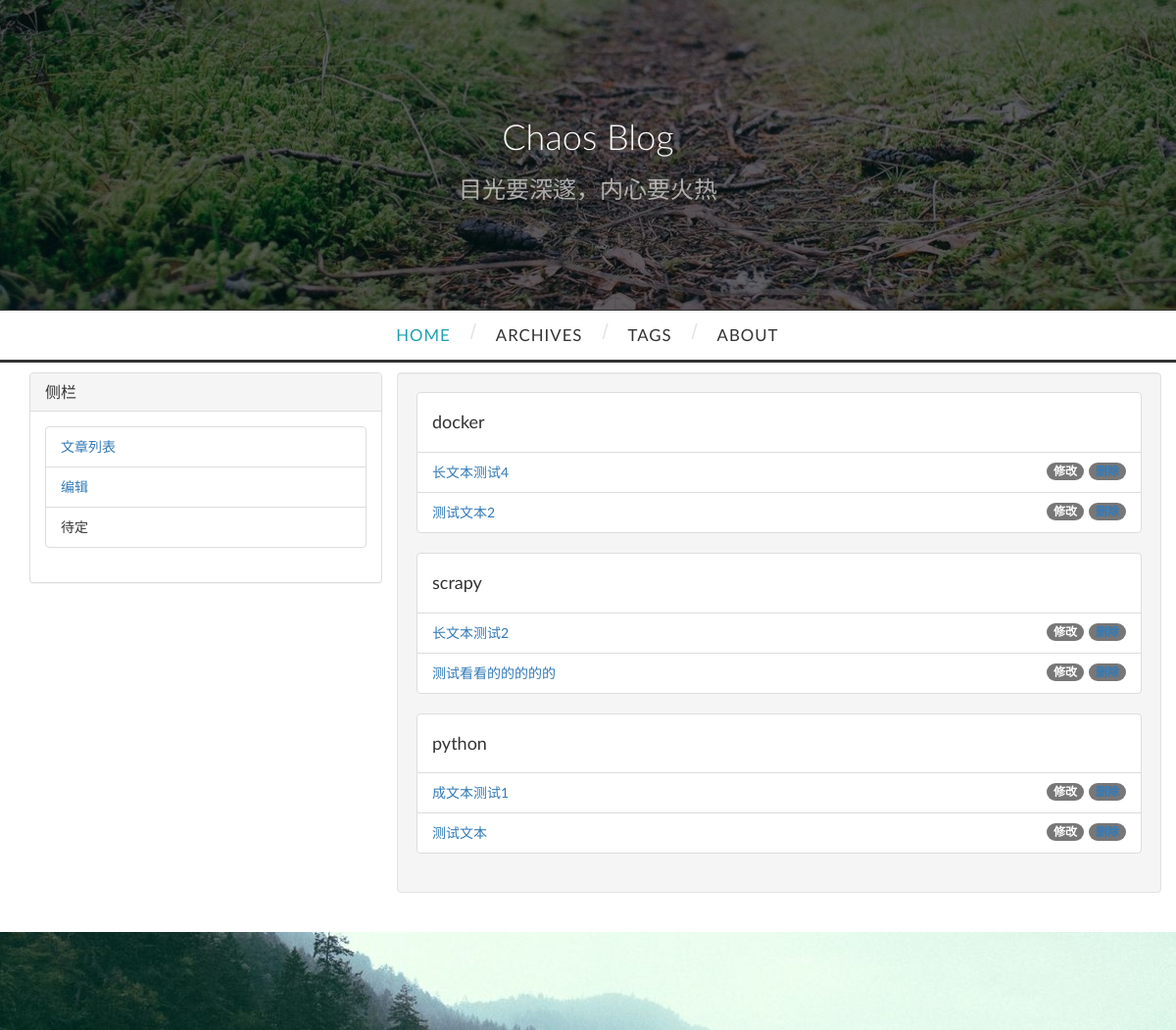
/admin/topicList (signed in), run on an earlier commit of the app's database.
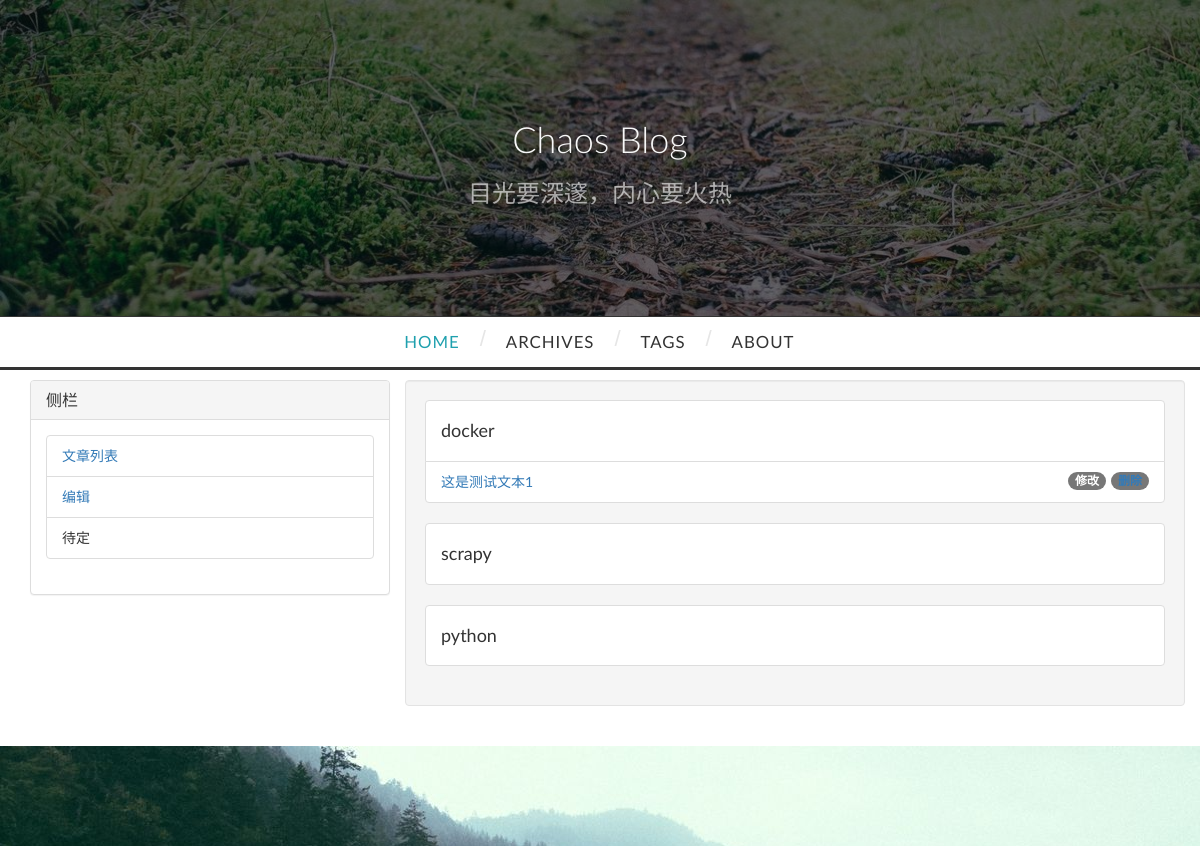
And on a later commit of the database.
### models/tags.py (models this page shows, shortened)
class Tags(db.Model):
	__tablename__ = 'tags'
	id = db.Column(db.Integer, primary_key=True)
	tag_name = db.Column(db.String(20))
	topic = db.relationship(
		'Topics',
		backref='tag',
		lazy='dynamic',
	)

### models/topic.py (models this page shows, shortened)
class Topics(db.Model):
	__tablename__ = 'topics'
	title = db.Column(db.String(50))
	id = db.Column(db.Integer, primary_key=True)
	content = db.Column(db.Text)
	author_id = db.Column(db.Integer)
	tag_id = db.Column(db.Integer, db.ForeignKey('tags.id'))
	pic_url = db.Column(db.String(200))
	createTime = db.Column(db.DateTime)

### view_fun/admin.py (the view)
@admin_blueprint.route('/topicList', methods=['GET'])
@login_required
def topicList():
	t = Tags()
	tagList = t.query.all()
	return render_template('admin/topicList.html', tagList=tagList)

### app.py (called while the page is built)
def createApp():
	app = Flask(__name__)
	sysstr = platform.system()
	if sysstr == 'Linux':
		app.config.from_object(ProdConfig)
	else:
		app.config.from_object(DevConfig)
	Bootstrap(app)
	db.init_app(app)
	login_opt.init_app(app)
	app.register_blueprint(index)
	app.register_blueprint(admin)
	@app.before_request
	def create_data():
		db.create_all()
	if not app.debug:
		import logging
		from logging.handlers import RotatingFileHandler
		fileHandler = RotatingFileHandler('logfile/Myblog.log', mode='a', maxBytes=1*1024*1024, backupCount=10)
		formatStr = '%(asctime)s %(levelname)s: %(message)s [%(pathname)s:%(lineno)d]'
		logFormate = logging.Formatter(formatStr)
		fileHandler.setFormatter(logFormate)
		app.logger.setLevel(logging.INFO)
		fileHandler.setLevel(logging.INFO)
		app.logger.addHandler(fileHandler)
		app.logger.info('Myblog startup')
	return app

### view_fun/admin.py (called while the page is built)
@login_opt.user_loader
def load_user(user_id):
	return Users.query.filter_by(id=user_id).first()

### templates/admin/topicList.html (shortened to what this page needs)
{% extends 'base.html' %}
{% block page_content %}
    {{super()}}
<div class="container">
    <div class="row">
        {% from 'macro.html' import panelHtml %}
        {{panelHtml()}}
        <div class="col-lg-8 well edit-margin-top">
            {% if tagList: %}
                {% for i in tagList %}
                    <ul class="list-group">
                        <li class="list-group-item">
                            <h4>
                                {{i.tag_name}}
                            </h4>
                        </li>
                        {% for t in i.topic %}
                            <li class="list-group-item">
                                <a href="{{url_for('index.detail', topicId=i.id)}}">
                                    {{t.title}}
                                </a>
                                <span class="badge">
                                    <a href="{{url_for('admin.delete', topicId=t.id)}}">删除</a>
                                </span>
                                <span class="badge">
                                    修改
                                </span>
                            </li>
                        {% endfor %}
                    </ul>
                {% endfor %}
            {% endif %}
            </div>
        </div>
    </div>
{% endblock %}

What changed in the data, as far as the page shows it:
removed Topics: title "长文本测试4", shown under Tags "docker"
removed Topics: title "测试文本2", shown under Tags "docker"
removed Topics: title "长文本测试2", shown under Tags "scrapy"
removed Topics: title "测试看看的的的的的", shown under Tags "scrapy"
removed Topics: title "测试文本", shown under Tags "python"
changed Tags "docker": gains Topics (title "这是测试文本1")
changed Tags "python": loses Topics (title "成文本测试1")
